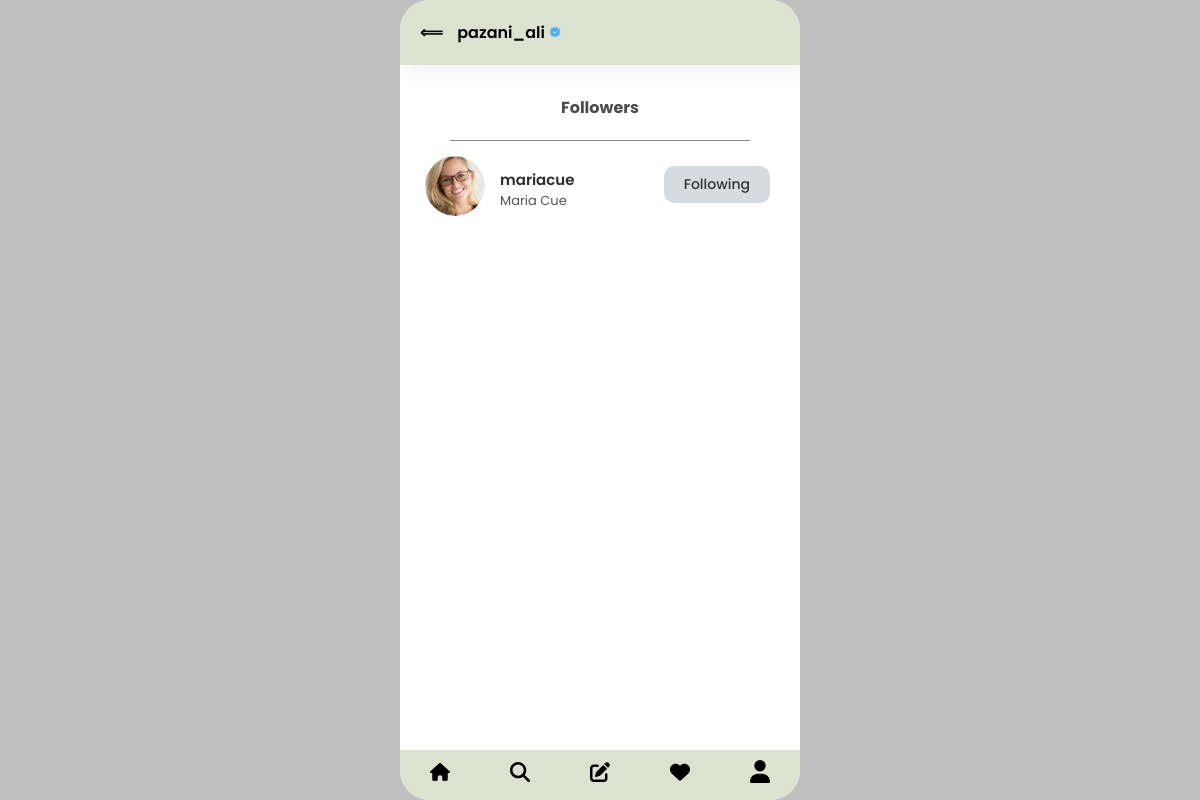
The app's page /viewfollowers/6 (signed in) with its own data.
### core/models.py (models this page shows, shortened)
class Profile(models.Model):
    user = models.OneToOneField(User, on_delete=models.CASCADE)
    bio = models.TextField(max_length=500, blank=True)
    profile_picture = models.ImageField(upload_to='profile_pictures/', blank=True, null=True)
    location = models.CharField(max_length=100, blank=True)
    verified = models.BooleanField(default=False)

class FollowersManager(models.Model):
    follower = models.ForeignKey(Profile, related_name='following', on_delete=models.CASCADE)
    followed = models.ForeignKey(Profile, related_name='followers', on_delete=models.CASCADE)
    created_at = models.DateTimeField(auto_now_add=True)
    class Meta:
        unique_together = ('follower', 'followed')

### core/views.py (the view)
# urls.py: path('viewfollowers/<int:user_id>', views.followers_view_page ,name='viewfollowers'),
def followers_view_page(request, user_id):
    user = User.objects.get(id=user_id)
    profile = Profile.objects.get(user=user)
    currentProf = Profile.objects.get(user=request.user)
    followers = FollowersManager.objects.filter(followed=profile)
    following = FollowersManager.objects.filter(follower=currentProf).values_list('followed', flat=True)
    context = {'user':profile, 'followers':followers, 'following':following}
    return render(request, 'core/followers.html', context)

### core/templates/core/followers.html (shortened to what this page needs)
{% extends "core/base.html" %}
{% load static %}
{% block content %}
    <nav id="followViewNav">
        <div id="arrowAndusername">
            <a onclick="goBack()" style="text-decoration: none;color: black;"  href="#"><span id="arrowLeft">&Longleftarrow;</span></a>
            <span id="navUsername">{{user.user.username}}</span>
            {% if user.verified %}
                <img src="{% static 'svg/verified.png' %}" width="12px">
            {% endif %}
        </div>
    </nav>
    <div id="followersHeader">
        <span>Followers</span>
    </div>
    <div id="container-underlinerFollowers">
        <div id="underlinerFollowers"></div>
    </div>
    <div id="followersFeedView">
        {% for profile in followers %}
            <div class="followers-Contaner">
                <div class="userProfImg">
                    <img src="{{profile.follower.profile_picture.url}}">
                </div>
                <div class="userProfInfo">
                    <span>{{profile.follower.user.username}}</span>
                    <span>{{profile.follower.user.first_name}} {{profile.follower.user.last_name}}</span>
                </div>
                <div class="follow-btns">
                {% if profile.follower.user != request.user %}
                    {% if profile.follower.id in following %}
                        <a href="#" class="Actualfollowingbtns follBtns" userId="{{profile.follower.user.id}}">Following</a>
                    {% else %}
                        <a href="#" class="Actualfollowbtns follBtns" userId="{{profile.follower.user.id}}">Follow</a>
                    {% endif %}
                {% endif %}
                </div>
            </div>
        {% endfor %}
    </div>
    {% include "core/Nav.html" %}
{% endblock content %}

### static/css/main.css (style rules this page uses)
body { margin: 0; padding: 0; background-color: #bfbfbf; display: flex; justify-content: center; height: 100vh; align-items: center; color: rgb(0, 0, 0); font-family: 'Poppins', sans-serif; }

### static/css/follow.css (style rules this page uses)
.app #followViewNav { padding: 20px 0; width: 100%; box-shadow: 5px 5px 20px rgba(0,0,0,0.06); display: flex; justify-content: space-between; position: sticky; top: 0; z-index: 990; background-color: #dde2d0; }
.app #followViewNav #arrowAndusername { padding: 0 20px; }
.app #followViewNav #arrowAndusername #arrowLeft { margin-right: 10px; font-weight: 600; }
.app #followViewNav #arrowAndusername #navUsername { font-weight: 600; }
.app #followersHeader { margin: 20px 0; margin-top: 30px; width: 100%; display: flex; justify-content: center; align-items: center; }
.app #followersHeader span { font-weight: bold; color: rgb(75, 75, 75); }
.app #container-underlinerFollowers { width: 100%; display: flex; justify-content: center; align-items: center; }
.app #container-underlinerFollowers #underlinerFollowers { width: 75%; height: 1px; background-color: rgb(137, 137, 137); }
.app #followersFeedView { width: 100%; height: 79%; overflow-y: scroll; }
.app #followersFeedView .followers-Contaner { display: flex; flex-direction: row; padding: 15px 25px; position: relative; }
.app #followersFeedView .followers-Contaner .userProfImg img { width: 60px; height: 60px; border-radius: 50%; }
.app #followersFeedView .followers-Contaner .userProfInfo { display: flex; justify-content: center; flex-direction: column; margin-left: 15px; }
.app #followersFeedView .followers-Contaner .userProfInfo span:first-child { font-size: 15px; color: rgb(45, 45, 45); font-weight: 600; }
.app #followersFeedView .followers-Contaner .userProfInfo span:last-child { font-size: 13px; color: rgb(82, 82, 82); }
.app #followersFeedView .followers-Contaner .follow-btns { display: flex; align-items: center; justify-content: center; position: absolute; right: 30px; top: 25px; }
.app #followersFeedView .followers-Contaner .follow-btns .Actualfollowingbtns { color: rgb(50, 50, 50); background-color: rgb(214, 219, 223); padding: 8px 20px; text-decoration: none; border-radius: 10px; font-size: 14px; font-weight: 500; }

### records on screen
Profile: user.username "pazani_ali"
FollowersManager: follower.profile_picture (picture), follower.user.username "mariacue", follower.user.first_name "Maria", follower.user.last_name "Cue"
